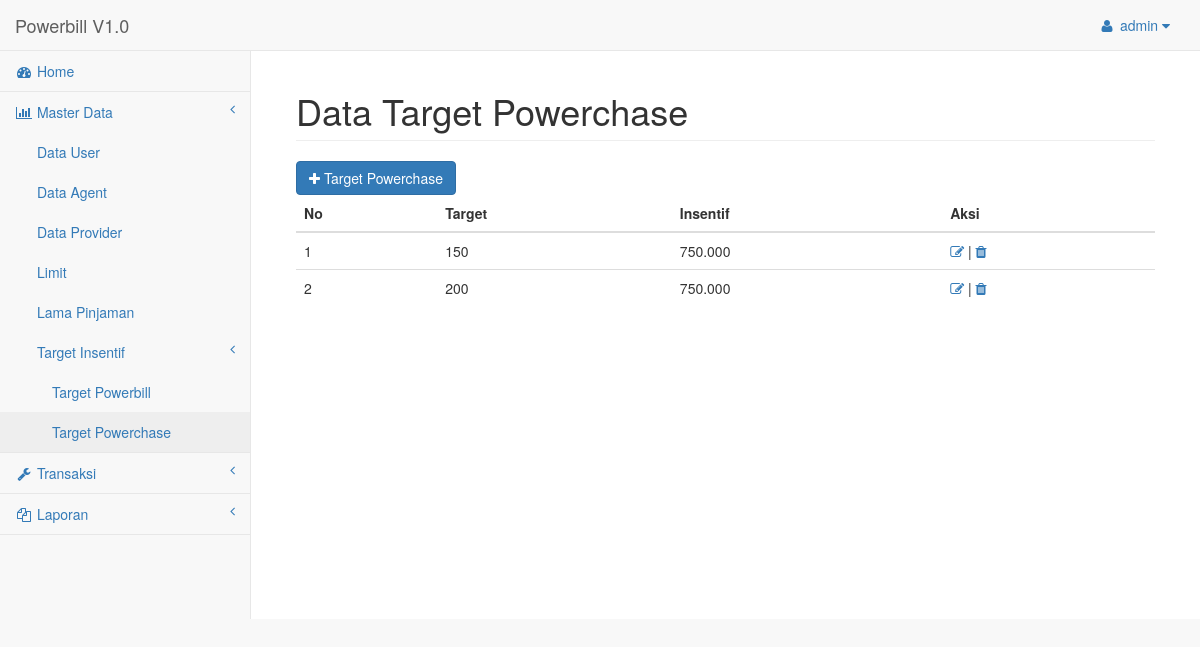
The page /admin.php?mod=target-powerchase (signed in) on the database its author committed.
### tables this page shows
CREATE TABLE `targetinsentif` (
  `IdTarget` int(11) NOT NULL AUTO_INCREMENT,
  `Target` varchar(255) DEFAULT NULL,
  `Insentif` varchar(255) DEFAULT NULL,
  `Program` enum('powerbill','powerchase') DEFAULT NULL,
  PRIMARY KEY (`IdTarget`)
);

### config/lib.php (called while the page is built, shortened)
<?php
function format_angka($angka) {
	$hasil = number_format($angka,0, ",",".");
	return $hasil;
}
?>

### mod/target-powerchase.php (the view, shortened to what this page needs)
<div class="row">
    <div class="col-lg-12">
        <h1 class="page-header">Data Target Powerchase</h1>
    </div>
</div>
<div class="row">
	<div class="col-lg-12">
	<a class="btn btn-primary" href="admin.php?mod=target-powerchase-add"><span class='fa fa-plus'></span> Target Powerchase</a>
		<table class="table table-resnponsive">
			<thead>
				<tr>
					<th>No</th>
					<th>Target</th>
					<th>Insentif</th>
					<th>Aksi</th>
				</tr>
			</thead>
			<tbody>
				<?php
					include_once "config/lib.php";
					$sql = "SELECT * FROM targetinsentif WHERE Program='Powerchase'";
					$qry = mysql_query($sql);
					$rows = mysql_num_rows($qry);
					$no = 1;
					if($rows !=0){
					while($data=mysql_fetch_array($qry)){
				?>
				<tr>
					<td><?=$no;?></td>
					<td><?=$data['Target'];?></td>
					<td><?=format_angka($data['Insentif']);?></td>
					<td><a href="admin.php?mod=target-powerchase-update&id=<?=$data['IdTarget']?>"><i class="fa fa-edit"></i></a> | <a href="admin.php?mod=target-powerchase-proccess&act=del&id=<?=$data['IdTarget']?>" onclick="javascript: return confirm('Anda yakin hapus ?')"><i class="fa fa-trash"></i></a></td>
				</tr>
				<?php
				$no++;
					}
				}else{
					?>
					<tr>
						<td colspan="4" style="text-align:center;">Data Kosong</td>
					</tr>
					<?php
				}
				?>
			</tbody>
		</table>
	</div>
</div>

### assets/css/sb-admin-2.css (style rules this page uses)
body { background-color: #f8f8f8; }

### rows shown on the page
targetinsentif: Target "150", Insentif "750.000"
targetinsentif: Target "200", Insentif "750.000"

### other values the page prints
$_SESSION['uname'] "admin"
